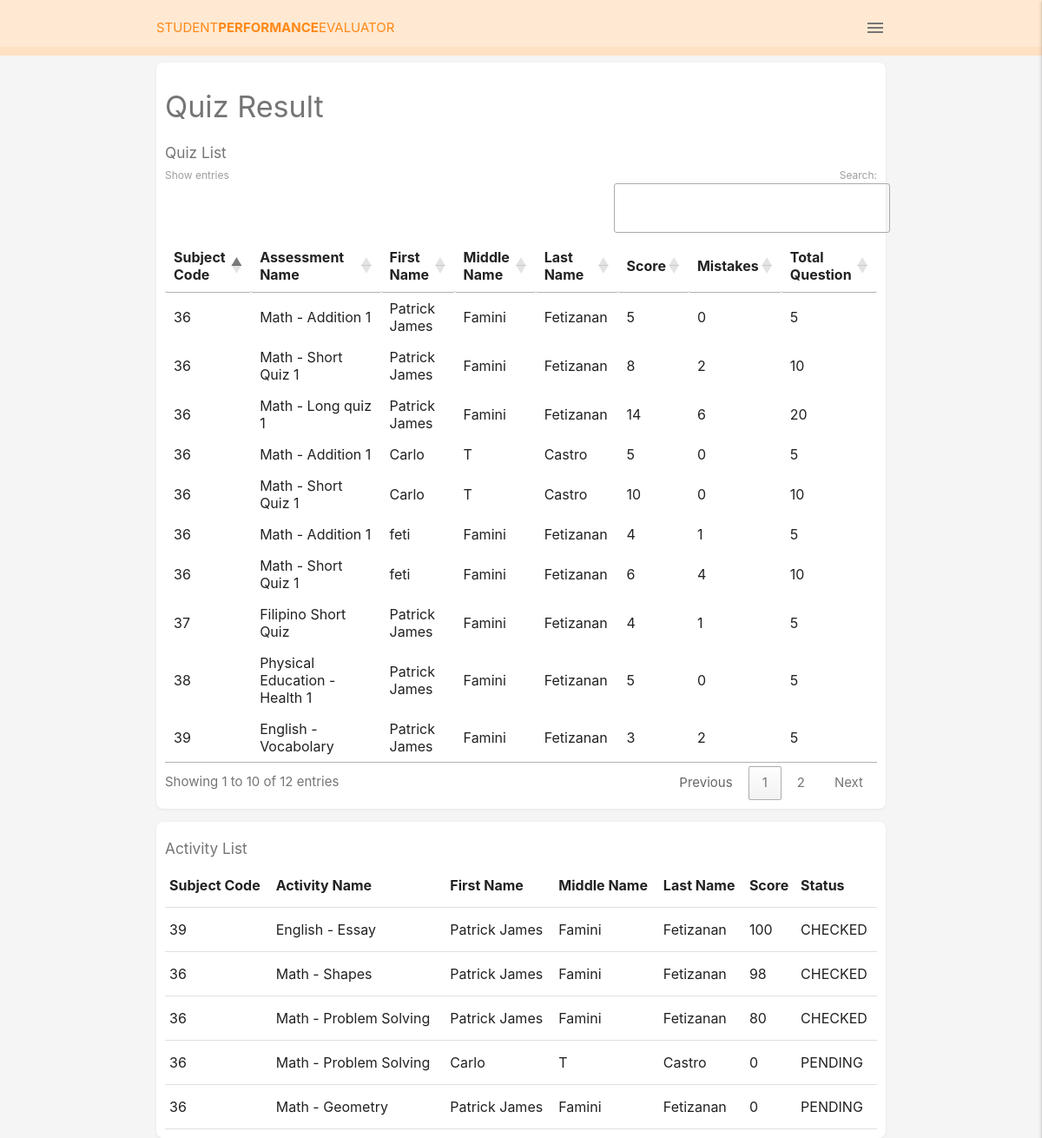
Screenshot of /page/f_result.php (signed in) with the database file from the repository.
### tables this page shows
CREATE TABLE `history` (
  `h_id` int(5) NOT NULL,
  `f_user_id` int(8) NOT NULL,
  `f_ass_id` int(10) NOT NULL,
  `score` int(50) NOT NULL,
  `mistakes` int(5) NOT NULL
);

CREATE TABLE `assessment` (
  `ass_id` int(10) NOT NULL,
  `fk_fac_id` int(11) NOT NULL,
  `f_sub` int(4) NOT NULL,
  `ass_name` varchar(100) NOT NULL,
  `ass_due_date` date NOT NULL,
  `Total_q` int(20) NOT NULL,
  `status` varchar(50) NOT NULL DEFAULT 'No question'
);

CREATE TABLE `user` (
  `user_id` int(8) NOT NULL,
  `username` varchar(50) DEFAULT NULL,
  `user_pass` varchar(50) DEFAULT NULL,
  `user_type` varchar(50) NOT NULL,
  `user_fname` varchar(50) NOT NULL,
  `user_mname` varchar(50) NOT NULL,
  `user_lname` varchar(50) NOT NULL,
  `user_email` varchar(50) NOT NULL
);

CREATE TABLE `act_history` (
  `act_his_id` int(10) NOT NULL,
  `fuser_id` int(8) NOT NULL,
  `f_act_id` int(10) NOT NULL,
  `file_name1` text NOT NULL,
  `file_new_name` text NOT NULL,
  `score` int(10) NOT NULL,
  `status1` enum('PENDING','CHECKED','','') NOT NULL DEFAULT 'PENDING'
);

CREATE TABLE `activity` (
  `act_id` int(10) NOT NULL,
  `fr_fac_id` int(11) NOT NULL,
  `fr_sub` int(4) NOT NULL,
  `act_title` varchar(100) NOT NULL,
  `act_d_date` date NOT NULL,
  `status` enum('No instructions','Instruction ready','','') NOT NULL DEFAULT 'No instructions'
);

### page/f_result.php (the view, shortened to what this page needs)
<html lang="en">
<head>
    <link type="text/css" href="/Student eval/css/materialize.min.css" rel="stylesheet">
    <link type="text/css" href="/Student eval/css/style.css" rel="stylesheet">
		<link rel="stylesheet" type="text/css" href="https://cdn.datatables.net/1.11.3/css/jquery.dataTables.css">
</head>
<body class="grey lighten-4">
  <nav class="z-depth-0">
    <div class="nav-wrapper container">
      <a href="/Student eval/page/f_home.php">Student<span>Performance</span>Evaluator</a>
      <span class="right grey-text text-darken-1">
        <i class="material-icons sidenav-trigger" data-target="side-menu">menu</i>
      </span>
    </div>
  </nav>
  <div class="recipes container grey-text text-darken-1">
    <div class="card-panel recipe1 white row">
			<div>
				<h4>Quiz Result</h4>
			</div>
			<br>
			<div class="box-table">
					<h6> Quiz List </h6>
						<table  class="responsive-table" id="student-table">
							<thead>
								<tr>
									<th>
									Subject Code
									</th>
									<th>Assessment Name</th>
									<th>First Name</th>
									<th>Middle Name</th>
									<th>Last Name</th>
									<th>Score</th>
									<th>Mistakes</th>
									<th>Total Question</th>
								</tr>
							</thead>
							<tbody>
								<?php
								$conn = OpenCon();
								$sql = "SELECT assessment.f_sub, assessment.ass_name, user.user_fname, user.user_mname, user_lname, score, mistakes, assessment.Total_q  FROM history LEFT JOIN assessment ON history.f_ass_id = assessment.ass_id LEFT JOIN user ON history.f_user_id = user.user_id";
								$result = $conn->query($sql);
								if ($result->num_rows > 0) {
									while ($row = $result->fetch_assoc()) {
										echo "<tr row_id='0' ><td>" . $row["f_sub"] . "</td><td>" . $row["ass_name"] . "</td></td>" . "<td>" . $row["user_fname"] . "</td></td>". "<td>" . $row["user_mname"] . "</td></td>". "<td>" . $row["user_lname"] . "</td></td>". "<td>" . $row["score"] . "</td></td>" . "<td>" . $row["mistakes"] . "</td></td>". "<td>" . $row["Total_q"] . "</td></td>";
									}
									echo "</table";
								} else {
									echo "0 results";
								}
								?>
							</tbody>
				</div>
    </div>
</div>
<div class="recipes container grey-text text-darken-1">
	<div class="card-panel recipe1 white row">
			<div class="box-table">
					<h6> Activity List </h6>
						<table  class="responsive-table" id="student-table">
							<thead>
								<tr>
									<th>
									Subject Code
									</th>
									<th>Activity Name</th>
									<th>First Name</th>
									<th>Middle Name</th>
									<th>Last Name</th>
									<th>Score</th>
									<th>Status</th>
								</tr>
							</thead>
							<tbody>
								<?php
								$conn = OpenCon();
								$sql = "SELECT activity.act_id, activity.fr_sub, activity.act_title, user.user_fname, user.user_mname, user_lname, score, status1 FROM act_history LEFT JOIN activity ON act_history.f_act_id = activity.act_id LEFT JOIN user ON act_history.fuser_id = user.user_id";
								$result = $conn->query($sql);
								if ($result->num_rows > 0) {
									while ($row = $result->fetch_assoc()) {
										echo "<tr row_id='" . $row["act_id"] . "'><td>" . $row["fr_sub"] . "</td><td>" . $row["act_title"] . "</td></td>" . "<td>" . $row["user_fname"] . "</td></td>". "<td>" . $row["user_mname"] . "</td></td>". "<td>" . $row["user_lname"] . "</td></td>". "<td>" . $row["score"] . "</td></td>" . "<td>" . $row["status1"] . "</td></td>";
									}
									echo "</table";
								} else {
									echo "0 results";
								}
								?>
							</tbody>
				</div>
	</div>
	</div>
</body>
</html>

### css/style.css (style rules this page uses)
body { margin:0; padding: 0; overflow: auto; height: 100%; }
:root { --primary: #FFE9D2; --secondary: #FFE1C4; --title: #FF8816; }
nav { background: var(--primary); border-bottom: 10px solid var(--secondary); }
nav a { text-transform: uppercase; color: var(--title); }
nav a span { font-weight: bold; }
nav .sidenav-trigger { margin: 0; }

### page/f_result.php (style rules this page uses)
.card-panel.recipe1 { border-radius: 8px; padding: 10px; box-shadow: 0px 1px 3px rgba(90,90,90,0.1); display: grid; grid-template-columns: 2fr; grid-template-rows: 2fr; grid-template-areas: "image details delete"; }

### rows the page displays
history: f_ass.f_sub "36", f_ass.ass_name "Math - Addition 1", user.user_fname "Patrick James", user.user_mname "Famini", user.user_lname "Fetizanan", score "5", mistakes "0", f_ass.Total_q "5"
history: f_ass.f_sub "36", f_ass.ass_name "Math - Short Quiz 1", user.user_fname "Patrick James", user.user_mname "Famini", user.user_lname "Fetizanan", score "8", mistakes "2", f_ass.Total_q "10"
history: f_ass.f_sub "36", f_ass.ass_name "Math - Long quiz 1", user.user_fname "Patrick James", user.user_mname "Famini", user.user_lname "Fetizanan", score "14", mistakes "6", f_ass.Total_q "20"
history: f_ass.f_sub "36", f_ass.ass_name "Math - Addition 1", user.user_fname "Carlo", user.user_mname "T", user.user_lname "Castro", score "5", mistakes "0", f_ass.Total_q "5"
history: f_ass.f_sub "36", f_ass.ass_name "Math - Short Quiz 1", user.user_fname "Carlo", user.user_mname "T", user.user_lname "Castro", score "10", mistakes "0", f_ass.Total_q "10"
history: f_ass.f_sub "36", f_ass.ass_name "Math - Addition 1", user.user_fname "feti", user.user_mname "Famini", user.user_lname "Fetizanan", score "4", mistakes "1", f_ass.Total_q "5"
history: f_ass.f_sub "36", f_ass.ass_name "Math - Short Quiz 1", user.user_fname "feti", user.user_mname "Famini", user.user_lname "Fetizanan", score "6", mistakes "4", f_ass.Total_q "10"
history: f_ass.f_sub "37", f_ass.ass_name "Filipino Short Quiz", user.user_fname "Patrick James", user.user_mname "Famini", user.user_lname "Fetizanan", score "4", mistakes "1", f_ass.Total_q "5"
history: f_ass.f_sub "39", f_ass.ass_name "English -Vocabolary", user.user_fname "Patrick James", user.user_mname "Famini", user.user_lname "Fetizanan", score "3", mistakes "2", f_ass.Total_q "5"
history: f_ass.f_sub "38", f_ass.ass_name "Physical Education - Health 1", user.user_fname "Patrick James", user.user_mname "Famini", user.user_lname "Fetizanan", score "5", mistakes "0", f_ass.Total_q "5"
act_history: f_act.fr_sub "39", f_act.act_title "English - Essay", fuser.user_fname "Patrick James", fuser.user_mname "Famini", fuser.user_lname "Fetizanan", score "100", status1 "CHECKED"
act_history: f_act.fr_sub "36", f_act.act_title "Math - Shapes", fuser.user_fname "Patrick James", fuser.user_mname "Famini", fuser.user_lname "Fetizanan", score "98", status1 "CHECKED"
act_history: f_act.fr_sub "36", f_act.act_title "Math - Problem Solving", fuser.user_fname "Patrick James", fuser.user_mname "Famini", fuser.user_lname "Fetizanan", score "80", status1 "CHECKED"
act_history: f_act.fr_sub "36", f_act.act_title "Math - Problem Solving", fuser.user_fname "Carlo", fuser.user_mname "T", fuser.user_lname "Castro", score "0", status1 "PENDING"
act_history: f_act.fr_sub "36", f_act.act_title "Math - Geometry", fuser.user_fname "Patrick James", fuser.user_mname "Famini", fuser.user_lname "Fetizanan", score "0", status1 "PENDING"
